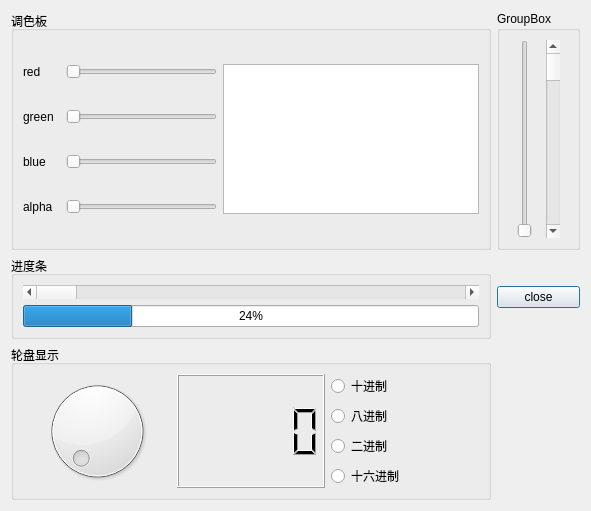
<?xml version="1.0" encoding="UTF-8"?>
<ui version="4.0">
 <class>Dialog</class>
 <widget class="QDialog" name="Dialog">
  <property name="geometry">
   <rect>
    <x>0</x>
    <y>0</y>
    <width>591</width>
    <height>511</height>
   </rect>
  </property>
  <property name="windowTitle">
   <string>Dialog</string>
  </property>
  <layout class="QGridLayout" name="gridLayout_5">
   <item row="0" column="0">
    <widget class="QGroupBox" name="groupBox">
     <property name="title">
      <string>调色板</string>
     </property>
     <layout class="QGridLayout" name="gridLayout">
      <item row="0" column="0" colspan="2">
       <widget class="QLabel" name="label">
        <property name="text">
         <string>red</string>
        </property>
       </widget>
      </item>
      <item row="0" column="2">
       <widget class="QSlider" name="red">
        <property name="orientation">
         <enum>Qt::Horizontal</enum>
        </property>
       </widget>
      </item>
      <item row="2" column="0" colspan="2">
       <widget class="QLabel" name="label_3">
        <property name="text">
         <string>blue</string>
        </property>
       </widget>
      </item>
      <item row="1" column="2">
       <widget class="QSlider" name="green">
        <property name="orientation">
         <enum>Qt::Horizontal</enum>
        </property>
       </widget>
      </item>
      <item row="1" column="0">
       <widget class="QLabel" name="label_2">
        <property name="text">
         <string>green</string>
        </property>
       </widget>
      </item>
      <item row="2" column="2">
       <widget class="QSlider" name="blue">
        <property name="orientation">
         <enum>Qt::Horizontal</enum>
        </property>
       </widget>
      </item>
      <item row="3" column="0" colspan="2">
       <widget class="QLabel" name="label_4">
        <property name="text">
         <string>alpha</string>
        </property>
       </widget>
      </item>
      <item row="3" column="2">
       <widget class="QSlider" name="alpha">
        <property name="orientation">
         <enum>Qt::Horizontal</enum>
        </property>
       </widget>
      </item>
      <item row="0" column="3" rowspan="4">
       <widget class="QTextEdit" name="backgroundcolor"/>
      </item>
     </layout>
    </widget>
   </item>
   <item row="2" column="0">
    <widget class="QGroupBox" name="groupBox_3">
     <property name="title">
      <string>进度条</string>
     </property>
     <layout class="QGridLayout" name="gridLayout_3">
      <item row="0" column="0">
       <widget class="QScrollBar" name="horizontalScrollBar">
        <property name="orientation">
         <enum>Qt::Horizontal</enum>
        </property>
       </widget>
      </item>
      <item row="1" column="0">
       <widget class="QProgressBar" name="progressBar">
        <property name="value">
         <number>24</number>
        </property>
       </widget>
      </item>
     </layout>
    </widget>
   </item>
   <item row="3" column="0">
    <widget class="QGroupBox" name="groupBox_4">
     <property name="title">
      <string>轮盘显示</string>
     </property>
     <layout class="QGridLayout" name="gridLayout_2">
      <item row="0" column="0" rowspan="4">
       <widget class="QDial" name="dial"/>
      </item>
      <item row="0" column="1" rowspan="4">
       <widget class="QLCDNumber" name="lcdNumber"/>
      </item>
      <item row="0" column="2">
       <widget class="QRadioButton" name="dec">
        <property name="text">
         <string>十进制</string>
        </property>
       </widget>
      </item>
      <item row="1" column="2">
       <widget class="QRadioButton" name="oct">
        <property name="text">
         <string>八进制</string>
        </property>
       </widget>
      </item>
      <item row="2" column="2">
       <widget class="QRadioButton" name="bin">
        <property name="text">
         <string>二进制</string>
        </property>
       </widget>
      </item>
      <item row="3" column="2">
       <widget class="QRadioButton" name="hex">
        <property name="text">
         <string>十六进制</string>
        </property>
       </widget>
      </item>
     </layout>
    </widget>
   </item>
   <item row="0" column="1">
    <widget class="QGroupBox" name="groupBox_2">
     <property name="title">
      <string>GroupBox</string>
     </property>
     <layout class="QGridLayout" name="gridLayout_4">
      <item row="0" column="2">
       <widget class="QScrollBar" name="verticalScrollBar">
        <property name="orientation">
         <enum>Qt::Vertical</enum>
        </property>
       </widget>
      </item>
      <item row="0" column="1">
       <widget class="QSlider" name="verticalSlider">
        <property name="orientation">
         <enum>Qt::Vertical</enum>
        </property>
       </widget>
      </item>
     </layout>
    </widget>
   </item>
   <item row="2" column="1">
    <widget class="QPushButton" name="pushButton">
     <property name="text">
      <string>close</string>
     </property>
    </widget>
   </item>
  </layout>
 </widget>
 <resources/>
 <connections/>
</ui>
